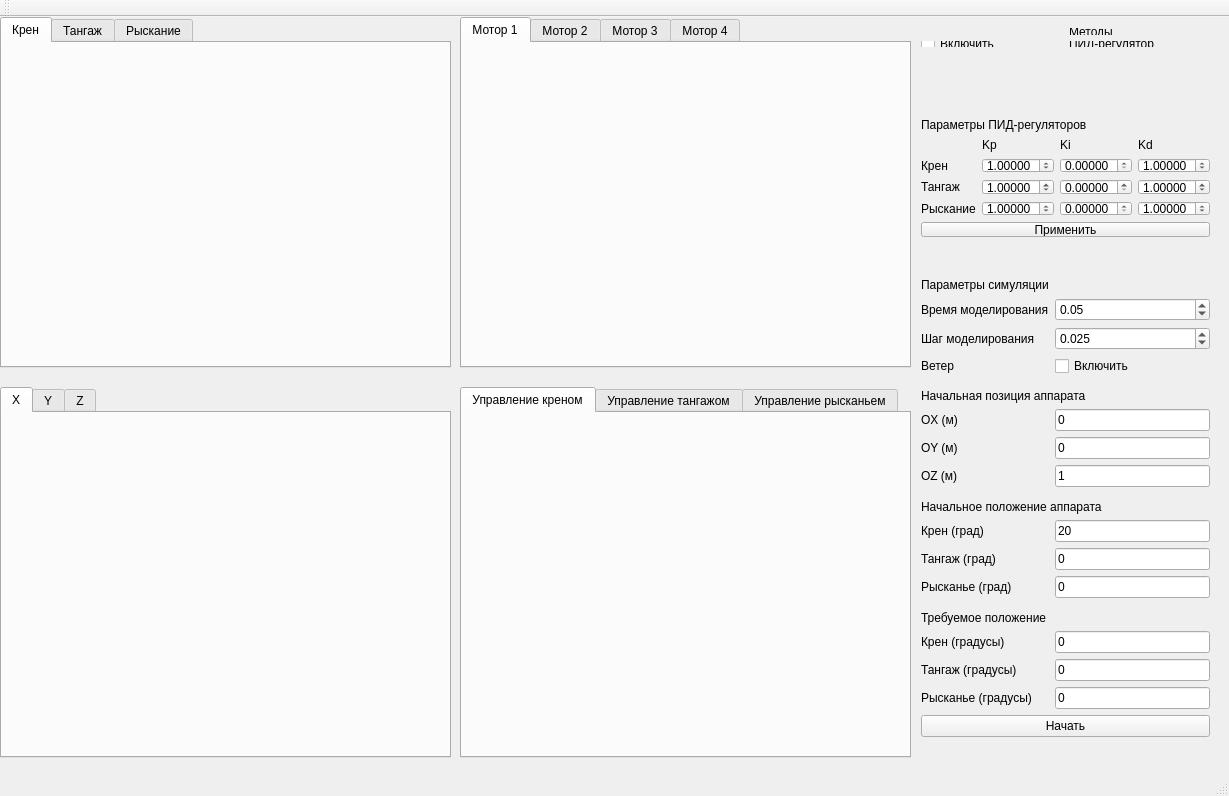
<?xml version="1.0" encoding="UTF-8"?>
<ui version="4.0">
 <class>MainWindow</class>
 <widget class="QMainWindow" name="MainWindow">
  <property name="geometry">
   <rect>
    <x>0</x>
    <y>0</y>
    <width>1229</width>
    <height>796</height>
   </rect>
  </property>
  <property name="windowTitle">
   <string>MainWindow</string>
  </property>
  <widget class="QWidget" name="centralWidget">
   <widget class="QTabWidget" name="tabWidget">
    <property name="geometry">
     <rect>
      <x>0</x>
      <y>0</y>
      <width>451</width>
      <height>351</height>
     </rect>
    </property>
    <property name="currentIndex">
     <number>0</number>
    </property>
    <widget class="QWidget" name="tab">
     <attribute name="title">
      <string>Крен</string>
     </attribute>
     <widget class="QCustomPlot" name="rollPlot" native="true">
      <property name="geometry">
       <rect>
        <x>-1</x>
        <y>-1</y>
        <width>441</width>
        <height>321</height>
       </rect>
      </property>
     </widget>
    </widget>
    <widget class="QWidget" name="tab_3">
     <attribute name="title">
      <string>Тангаж</string>
     </attribute>
     <widget class="QCustomPlot" name="pitchPlot" native="true">
      <property name="geometry">
       <rect>
        <x>-1</x>
        <y>-1</y>
        <width>441</width>
        <height>321</height>
       </rect>
      </property>
     </widget>
    </widget>
    <widget class="QWidget" name="tab_2">
     <attribute name="title">
      <string>Рыскание</string>
     </attribute>
     <widget class="QCustomPlot" name="yawPlot" native="true">
      <property name="geometry">
       <rect>
        <x>-1</x>
        <y>-1</y>
        <width>441</width>
        <height>321</height>
       </rect>
      </property>
     </widget>
    </widget>
   </widget>
   <widget class="QTabWidget" name="tabWidget_2">
    <property name="geometry">
     <rect>
      <x>0</x>
      <y>370</y>
      <width>451</width>
      <height>371</height>
     </rect>
    </property>
    <property name="currentIndex">
     <number>0</number>
    </property>
    <widget class="QWidget" name="tab_4">
     <attribute name="title">
      <string>X</string>
     </attribute>
     <widget class="QCustomPlot" name="xPlot" native="true">
      <property name="geometry">
       <rect>
        <x>-1</x>
        <y>-1</y>
        <width>441</width>
        <height>341</height>
       </rect>
      </property>
     </widget>
    </widget>
    <widget class="QWidget" name="tab_5">
     <attribute name="title">
      <string>Y</string>
     </attribute>
     <widget class="QCustomPlot" name="yPlot" native="true">
      <property name="geometry">
       <rect>
        <x>-1</x>
        <y>-1</y>
        <width>441</width>
        <height>341</height>
       </rect>
      </property>
     </widget>
    </widget>
    <widget class="QWidget" name="tab_6">
     <attribute name="title">
      <string>Z</string>
     </attribute>
     <widget class="QCustomPlot" name="zPlot" native="true">
      <property name="geometry">
       <rect>
        <x>-1</x>
        <y>-1</y>
        <width>441</width>
        <height>341</height>
       </rect>
      </property>
     </widget>
    </widget>
   </widget>
   <widget class="QTabWidget" name="tabWidget_3">
    <property name="geometry">
     <rect>
      <x>460</x>
      <y>0</y>
      <width>451</width>
      <height>351</height>
     </rect>
    </property>
    <property name="currentIndex">
     <number>0</number>
    </property>
    <widget class="QWidget" name="tab_7">
     <attribute name="title">
      <string>Мотор 1</string>
     </attribute>
     <widget class="QCustomPlot" name="rotor1Plot" native="true">
      <property name="geometry">
       <rect>
        <x>-1</x>
        <y>-1</y>
        <width>441</width>
        <height>321</height>
       </rect>
      </property>
     </widget>
    </widget>
    <widget class="QWidget" name="tab_8">
     <attribute name="title">
      <string>Мотор 2</string>
     </attribute>
     <widget class="QCustomPlot" name="rotor2Plot" native="true">
      <property name="geometry">
       <rect>
        <x>-1</x>
        <y>-1</y>
        <width>441</width>
        <height>321</height>
       </rect>
      </property>
     </widget>
    </widget>
    <widget class="QWidget" name="tab_9">
     <attribute name="title">
      <string>Мотор 3</string>
     </attribute>
     <widget class="QCustomPlot" name="rotor3Plot" native="true">
      <property name="geometry">
       <rect>
        <x>-1</x>
        <y>-1</y>
        <width>441</width>
        <height>321</height>
       </rect>
      </property>
     </widget>
    </widget>
    <widget class="QWidget" name="tab_11">
     <attribute name="title">
      <string>Мотор 4</string>
     </attribute>
     <widget class="QCustomPlot" name="rotor4Plot" native="true">
      <property name="geometry">
       <rect>
        <x>-1</x>
        <y>-1</y>
        <width>441</width>
        <height>331</height>
       </rect>
      </property>
     </widget>
    </widget>
   </widget>
   <widget class="QTabWidget" name="tabWidget_4">
    <property name="geometry">
     <rect>
      <x>460</x>
      <y>370</y>
      <width>451</width>
      <height>371</height>
     </rect>
    </property>
    <property name="currentIndex">
     <number>0</number>
    </property>
    <widget class="QWidget" name="tab_10">
     <attribute name="title">
      <string>Управление креном</string>
     </attribute>
     <widget class="QCustomPlot" name="controlRollPlot" native="true">
      <property name="geometry">
       <rect>
        <x>0</x>
        <y>0</y>
        <width>441</width>
        <height>341</height>
       </rect>
      </property>
     </widget>
    </widget>
    <widget class="QWidget" name="tab_12">
     <attribute name="title">
      <string>Управление тангажом</string>
     </attribute>
     <widget class="QCustomPlot" name="controlPitchPlot" native="true">
      <property name="geometry">
       <rect>
        <x>0</x>
        <y>0</y>
        <width>441</width>
        <height>341</height>
       </rect>
      </property>
     </widget>
    </widget>
    <widget class="QWidget" name="tab_13">
     <attribute name="title">
      <string>Управление рысканьем</string>
     </attribute>
     <widget class="QCustomPlot" name="controlYawPlot" native="true">
      <property name="geometry">
       <rect>
        <x>0</x>
        <y>0</y>
        <width>441</width>
        <height>341</height>
       </rect>
      </property>
     </widget>
    </widget>
   </widget>
   <widget class="QWidget" name="gridLayoutWidget">
    <property name="geometry">
     <rect>
      <x>910</x>
      <y>0</y>
      <width>311</width>
      <height>41</height>
     </rect>
    </property>
    <layout class="QGridLayout" name="gridLayout">
     <item row="1" column="0">
      <widget class="QCheckBox" name="checkBox">
       <property name="text">
        <string>Включить</string>
       </property>
      </widget>
     </item>
     <item row="1" column="1">
      <widget class="QLabel" name="label_3">
       <property name="text">
        <string>ПИД-регулятор</string>
       </property>
      </widget>
     </item>
     <item row="0" column="1">
      <widget class="QLabel" name="label_2">
       <property name="text">
        <string>Методы</string>
       </property>
      </widget>
     </item>
    </layout>
   </widget>
   <widget class="QWidget" name="gridLayoutWidget_2">
    <property name="geometry">
     <rect>
      <x>910</x>
      <y>250</y>
      <width>311</width>
      <height>481</height>
     </rect>
    </property>
    <layout class="QGridLayout" name="gridLayout_2">
     <item row="13" column="1">
      <widget class="QLineEdit" name="yawLineEdit">
       <property name="text">
        <string>0</string>
       </property>
      </widget>
     </item>
     <item row="5" column="0" colspan="2">
      <widget class="QLabel" name="label_9">
       <property name="text">
        <string>Начальная позиция аппарата</string>
       </property>
      </widget>
     </item>
     <item row="10" column="0" colspan="2">
      <widget class="QLabel" name="label_10">
       <property name="text">
        <string>Начальное положение аппарата</string>
       </property>
      </widget>
     </item>
     <item row="8" column="0">
      <widget class="QLabel" name="label_13">
       <property name="text">
        <string>OZ (м)</string>
       </property>
      </widget>
     </item>
     <item row="12" column="0">
      <widget class="QLabel" name="label_15">
       <property name="text">
        <string>Тангаж (град)</string>
       </property>
      </widget>
     </item>
     <item row="2" column="0">
      <widget class="QLabel" name="label_24">
       <property name="text">
        <string>Шаг моделирования</string>
       </property>
      </widget>
     </item>
     <item row="2" column="1">
      <widget class="QDoubleSpinBox" name="timeStepSpinBox">
       <property name="decimals">
        <number>3</number>
       </property>
       <property name="singleStep">
        <double>0.001000000000000</double>
       </property>
       <property name="value">
        <double>0.025000000000000</double>
       </property>
      </widget>
     </item>
     <item row="6" column="0">
      <widget class="QLabel" name="label_11">
       <property name="text">
        <string>OX (м)</string>
       </property>
      </widget>
     </item>
     <item row="17" column="0">
      <widget class="QLabel" name="label_22">
       <property name="text">
        <string>Тангаж (градусы)</string>
       </property>
      </widget>
     </item>
     <item row="13" column="0">
      <widget class="QLabel" name="label_16">
       <property name="text">
        <string>Рысканье (град)</string>
       </property>
      </widget>
     </item>
     <item row="4" column="0" colspan="2">
      <spacer name="verticalSpacer">
       <property name="orientation">
        <enum>Qt::Vertical</enum>
       </property>
       <property name="sizeHint" stdset="0">
        <size>
         <width>20</width>
         <height>40</height>
        </size>
       </property>
      </spacer>
     </item>
     <item row="16" column="1">
      <widget class="QLineEdit" name="desiredRollLineEdit">
       <property name="text">
        <string>0</string>
       </property>
      </widget>
     </item>
     <item row="8" column="1">
      <widget class="QLineEdit" name="positionZLineEdit">
       <property name="text">
        <string>1</string>
       </property>
      </widget>
     </item>
     <item row="6" column="1">
      <widget class="QLineEdit" name="positionXLineEdit">
       <property name="text">
        <string>0</string>
       </property>
      </widget>
     </item>
     <item row="7" column="1">
      <widget class="QLineEdit" name="positionYLineEdit">
       <property name="text">
        <string>0</string>
       </property>
      </widget>
     </item>
     <item row="18" column="0">
      <widget class="QLabel" name="label_23">
       <property name="text">
        <string>Рысканье (градусы)</string>
       </property>
      </widget>
     </item>
     <item row="14" column="0" colspan="2">
      <spacer name="verticalSpacer_3">
       <property name="orientation">
        <enum>Qt::Vertical</enum>
       </property>
       <property name="sizeHint" stdset="0">
        <size>
         <width>20</width>
         <height>40</height>
        </size>
       </property>
      </spacer>
     </item>
     <item row="1" column="1">
      <widget class="QDoubleSpinBox" name="endTimeSpinBox">
       <property name="singleStep">
        <double>0.000100000000000</double>
       </property>
       <property name="value">
        <double>0.050000000000000</double>
       </property>
      </widget>
     </item>
     <item row="16" column="0">
      <widget class="QLabel" name="label_21">
       <property name="text">
        <string>Крен (градусы)</string>
       </property>
      </widget>
     </item>
     <item row="18" column="1">
      <widget class="QLineEdit" name="desiredYawLineEdit">
       <property name="text">
        <string>0</string>
       </property>
      </widget>
     </item>
     <item row="17" column="1">
      <widget class="QLineEdit" name="desiredPitchLineEdit">
       <property name="text">
        <string>0</string>
       </property>
      </widget>
     </item>
     <item row="3" column="1">
      <widget class="QCheckBox" name="checkBox_5">
       <property name="text">
        <string>Включить</string>
       </property>
      </widget>
     </item>
     <item row="11" column="0">
      <widget class="QLabel" name="label_14">
       <property name="text">
        <string>Крен (град)</string>
       </property>
      </widget>
     </item>
     <item row="15" column="0" colspan="2">
      <widget class="QLabel" name="label_17">
       <property name="text">
        <string>Требуемое положение</string>
       </property>
      </widget>
     </item>
     <item row="11" column="1">
      <widget class="QLineEdit" name="rollLineEdit">
       <property name="text">
        <string>20</string>
       </property>
      </widget>
     </item>
     <item row="7" column="0">
      <widget class="QLabel" name="label_12">
       <property name="text">
        <string>OY (м)</string>
       </property>
      </widget>
     </item>
     <item row="9" column="0" colspan="2">
      <spacer name="verticalSpacer_2">
       <property name="orientation">
        <enum>Qt::Vertical</enum>
       </property>
       <property name="sizeHint" stdset="0">
        <size>
         <width>20</width>
         <height>40</height>
        </size>
       </property>
      </spacer>
     </item>
     <item row="3" column="0">
      <widget class="QLabel" name="label_8">
       <property name="text">
        <string>Ветер</string>
       </property>
      </widget>
     </item>
     <item row="12" column="1">
      <widget class="QLineEdit" name="pitchLineEdit">
       <property name="text">
        <string>0</string>
       </property>
      </widget>
     </item>
     <item row="1" column="0">
      <widget class="QLabel" name="label_7">
       <property name="text">
        <string>Время моделирования</string>
       </property>
      </widget>
     </item>
     <item row="19" column="0" colspan="2">
      <widget class="QPushButton" name="startSimulationButton">
       <property name="text">
        <string>Начать</string>
       </property>
      </widget>
     </item>
     <item row="0" column="0">
      <widget class="QLabel" name="label">
       <property name="text">
        <string>Параметры симуляции</string>
       </property>
      </widget>
     </item>
    </layout>
   </widget>
   <widget class="QWidget" name="gridLayoutWidget_3">
    <property name="geometry">
     <rect>
      <x>910</x>
      <y>90</y>
      <width>311</width>
      <height>141</height>
     </rect>
    </property>
    <layout class="QGridLayout" name="gridLayout_3">
     <item row="0" column="0" colspan="4">
      <widget class="QLabel" name="label_31">
       <property name="text">
        <string>Параметры ПИД-регуляторов </string>
       </property>
      </widget>
     </item>
     <item row="2" column="2">
      <widget class="QDoubleSpinBox" name="rollKiSpinBox">
       <property name="decimals">
        <number>5</number>
       </property>
       <property name="singleStep">
        <double>0.000010000000000</double>
       </property>
      </widget>
     </item>
     <item row="2" column="0">
      <widget class="QLabel" name="label_26">
       <property name="text">
        <string>Крен</string>
       </property>
      </widget>
     </item>
     <item row="4" column="0">
      <widget class="QLabel" name="label_27">
       <property name="text">
        <string>Тангаж</string>
       </property>
      </widget>
     </item>
     <item row="1" column="3">
      <widget class="QLabel" name="label_30">
       <property name="text">
        <string>Kd</string>
       </property>
      </widget>
     </item>
     <item row="4" column="1">
      <widget class="QDoubleSpinBox" name="pitchKpSpinBox">
       <property name="decimals">
        <number>5</number>
       </property>
       <property name="singleStep">
        <double>0.000010000000000</double>
       </property>
       <property name="value">
        <double>1.000000000000000</double>
       </property>
      </widget>
     </item>
     <item row="4" column="2">
      <widget class="QDoubleSpinBox" name="pitchKiSpinBox">
       <property name="decimals">
        <number>5</number>
       </property>
       <property name="singleStep">
        <double>0.000010000000000</double>
       </property>
      </widget>
     </item>
     <item row="2" column="1">
      <widget class="QDoubleSpinBox" name="rollKpSpinBox">
       <property name="decimals">
        <number>5</number>
       </property>
       <property name="singleStep">
        <double>0.000010000000000</double>
       </property>
       <property name="value">
        <double>1.000000000000000</double>
       </property>
      </widget>
     </item>
     <item row="5" column="1">
      <widget class="QDoubleSpinBox" name="yawKpSpinBox">
       <property name="decimals">
        <number>5</number>
       </property>
       <property name="singleStep">
        <double>0.000010000000000</double>
       </property>
       <property name="value">
        <double>1.000000000000000</double>
       </property>
      </widget>
     </item>
     <item row="1" column="1">
      <widget class="QLabel" name="label_25">
       <property name="text">
        <string>Kp</string>
       </property>
      </widget>
     </item>
     <item row="5" column="0">
      <widget class="QLabel" name="label_28">
       <property name="text">
        <string>Рыскание</string>
       </property>
      </widget>
     </item>
     <item row="5" column="3">
      <widget class="QDoubleSpinBox" name="yawKdSpinBox">
       <property name="decimals">
        <number>5</number>
       </property>
       <property name="singleStep">
        <double>0.000010000000000</double>
       </property>
       <property name="value">
        <double>1.000000000000000</double>
       </property>
      </widget>
     </item>
     <item row="5" column="2">
      <widget class="QDoubleSpinBox" name="yawKiSpinBox">
       <property name="decimals">
        <number>5</number>
       </property>
       <property name="singleStep">
        <double>0.000010000000000</double>
       </property>
      </widget>
     </item>
     <item row="2" column="3">
      <widget class="QDoubleSpinBox" name="rollKdSpinBox">
       <property name="decimals">
        <number>5</number>
       </property>
       <property name="singleStep">
        <double>0.000010000000000</double>
       </property>
       <property name="value">
        <double>1.000000000000000</double>
       </property>
      </widget>
     </item>
     <item row="4" column="3">
      <widget class="QDoubleSpinBox" name="pitchKdSpinBox">
       <property name="decimals">
        <number>5</number>
       </property>
       <property name="singleStep">
        <double>0.000010000000000</double>
       </property>
       <property name="value">
        <double>1.000000000000000</double>
       </property>
      </widget>
     </item>
     <item row="1" column="2">
      <widget class="QLabel" name="label_29">
       <property name="text">
        <string>Ki</string>
       </property>
      </widget>
     </item>
     <item row="6" column="0" colspan="4">
      <widget class="QPushButton" name="pushButton_5">
       <property name="text">
        <string>Применить</string>
       </property>
      </widget>
     </item>
    </layout>
   </widget>
  </widget>
  <widget class="QMenuBar" name="menuBar">
   <property name="geometry">
    <rect>
     <x>0</x>
     <y>0</y>
     <width>1229</width>
     <height>21</height>
    </rect>
   </property>
  </widget>
  <widget class="QToolBar" name="mainToolBar">
   <attribute name="toolBarArea">
    <enum>TopToolBarArea</enum>
   </attribute>
   <attribute name="toolBarBreak">
    <bool>false</bool>
   </attribute>
  </widget>
  <widget class="QStatusBar" name="statusBar"/>
 </widget>
 <layoutdefault spacing="6" margin="11"/>
 <customwidgets>
  <customwidget>
   <class>QCustomPlot</class>
   <extends>QWidget</extends>
   <header>qcustomplot.h</header>
   <container>1</container>
  </customwidget>
 </customwidgets>
 <resources/>
 <connections/>
</ui>
